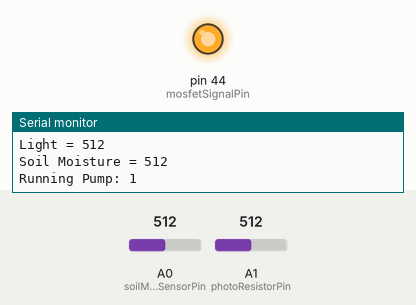
This sketch was run on a simulated Arduino Mega 2560, built with avr-gcc and run on an emulated ATmega2560. Shown: output pins drawn as LEDs (lit = HIGH), the last lines printed to the serial monitor. Inputs (shaded band) come from the test bench; at power-on: A0 (soilMoistureSensorPin) = 512, A1 (photoResistorPin) = 512. Storage starts empty.

Above: at 7.8 s.
7.9 s: A0 (soilMoistureSensorPin) set to 340
At 9.9 s:
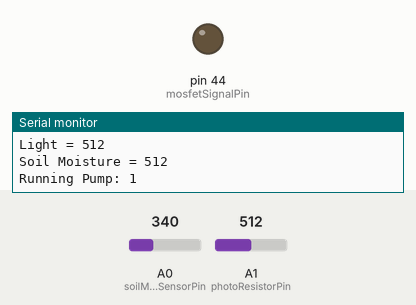
15.7 s: A0 (soilMoistureSensorPin) set to 360
At 20.4 s:
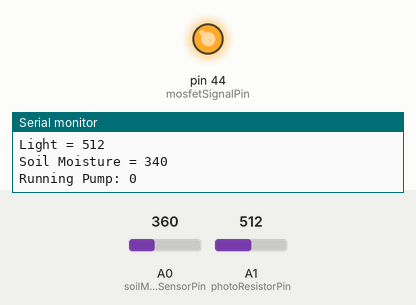
29.2 s: A0 (soilMoistureSensorPin) set to 306
At 30.2 s:
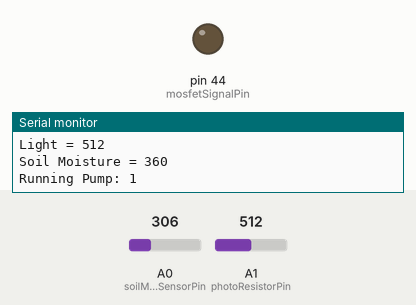
37.0 s: A0 (soilMoistureSensorPin) set to 511
At 38.6 s:
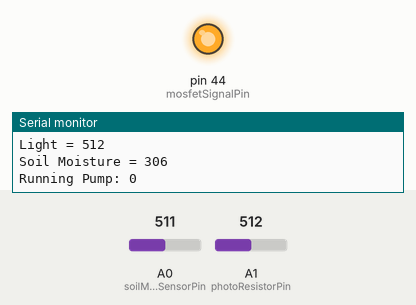
Timing chart, 0 to 48.6 s (numbered marks = the images above; inputs shaded):
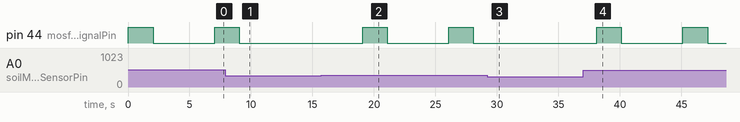

Measured:
- the behaviour switches between 350 and 351 on A0 (soilMoistureSensorPin) (found by bisection; images 1 and 2)
- after the input at 7.9 s, pin 44 (mosfetSignalPin): goes on until 9.0 s, then stays LOW
- after the input at 15.7 s, pin 44 (mosfetSignalPin): alternates HIGH for 2.0 s and LOW for 5.0 s, starting after 3.4 s
- after the input at 29.2 s, pin 44 (mosfetSignalPin): stays LOW (without the input it goes to HIGH after 3.9 s)
- after the input at 37.0 s, pin 44 (mosfetSignalPin): alternates HIGH for 2.0 s and LOW for 5.0 s, starting after 1.1 s

The sketch:

module_script.ino
```cpp
// imports
#include <SD.h>
#include <SPI.h>

// calibration values;
int soilMoistureThreshold = 350;

// Declare 'datafile' globally
File datafile;

String datafileName = "testlog.csv";
String initCSVColumnsLine = "Timestamp, Soil_Moisture_%, Light, Pump_Running";

// pins
int soilMoistureSensorPin = A0; // Analog input pin that the sensor is attached to
int photoResistorPin = A1;
int mosfetSignalPin = 44; // Digital pin 44

// SD card pins
int sdChipSelectPin = 53;

// initialise data values
int soilMoistureValue = 0;      // Value read from the sensor
int lightVoltageValue = 0;
bool pumpRunning = false;

bool debugMode = true;

// declare functions
void runPump() {
    // run pump
    digitalWrite(mosfetSignalPin, HIGH);
    delay(2000);
    digitalWrite(mosfetSignalPin, LOW);
    // set pumpRunning
    pumpRunning = true;

  }

void setup() {
  // pin setup
  pinMode(soilMoistureSensorPin, INPUT);
  pinMode(photoResistorPin, INPUT);
  pinMode(mosfetSignalPin, OUTPUT);

  // set mosfetSignalPin to LOW
  digitalWrite(mosfetSignalPin, LOW);


  if (debugMode) {
    Serial.begin(9600);         // Start the serial communication
  }

  // setup SD card
  if (!SD.begin(sdChipSelectPin)) {
    if (debugMode) {
      Serial.println("SD card init failed..");
    }
    return;
  }

  if (debugMode) {
    Serial.println("SD card init success..");
  }


  // init datafile with columns
  if (!SD.exists(datafileName)) {
    // file doesn't exist
    datafile = SD.open(datafileName, FILE_WRITE); // create and open file

    if (datafile) {
      // write header
      datafile.println(initCSVColumnsLine);
      datafile.close();
    } else {
      if (debugMode) {
        Serial.println("File can't be written to.");
      }
    }
  }
}

void loop() {
  // collect data
  // Read the value from the sensors
  soilMoistureValue = analogRead(soilMoistureSensorPin);
  lightVoltageValue = analogRead(photoResistorPin);

  // mosfet control
  // if the soilmoister is under the threshold, execute the function, else: set the run pump variable to false
  if (soilMoistureValue > soilMoistureThreshold) {
    runPump();
    }
  else {
    pumpRunning = false;
    }

  // Print the value to the serial monitor
  if (debugMode) {
    Serial.println(" ");
    Serial.print("Light = ");
    Serial.println(lightVoltageValue);
    Serial.print("Soil Moisture = ");
    Serial.println(soilMoistureValue);
    Serial.print("Running Pump: ");
    Serial.println(pumpRunning);
  }

  // Construct CSV data row
  String datarow = String(millis()) + "," + String(soilMoistureValue) + "," + String(lightVoltageValue) + "," + String(pumpRunning);

  // write data to sd card
  datafile = SD.open(datafileName, FILE_WRITE); // open file for appending
  if (datafile) {
    // write
    datafile.println(datarow);
    datafile.close();
  } else {
    // file can't be written to
    if (debugMode) {
      Serial.println("Error writing to file.");
    }
  }


  delay(5000); // Delay in between reads for stability
}
```
